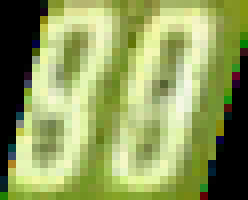
#> input picture assets/tests/Ultimate/-1 (14).png, 31 x 25 px, given in place of 100 (1).png, which was not available (shown 8 times larger)
$ python ultimate-detection.py
#> lines starting #> are read from the running program, lines starting #| are printed output that depends on the picture; pictures that were not available may be replaced by others from this repository, and a replacement may not be noted
#%%
import numpy as np
import cv2
from matplotlib import pyplot as plt
from os import listdir
from os.path import isfile, join
import seaborn as sns
import pytesseract

imgDir = "src/data/tests/Ultimate/"
onlyfiles = [f for f in listdir(imgDir) if isfile(join(imgDir, f))]


# [29 lines of commented-out code are left out]


import math
img1 = cv2.imread('src/data/tests/Ultimate/100 (1).png',0)          # queryImage
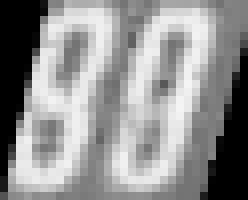
#> img1: shape (25, 31) (shown 8 times larger); min 0, max 244, mean 145.1
img2 = cv2.imread('src/data/tests/Ultimate/100 (2).png',0) # trainImage
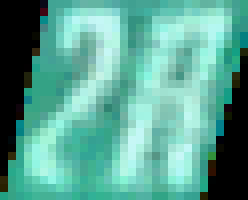
#> input picture assets/tests/Ultimate/-1 (3).png, 31 x 25 px, given in place of 100 (2).png, which was not available (shown 8 times larger)
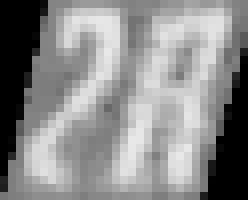
#> img2: shape (25, 31) (shown 8 times larger); min 0, max 232, mean 138.7


#%%
# Initiate feature detector
kaze = cv2.KAZE_create(extended=True, upright=True , threshold=1e-6)

# find the keypoints and descriptors with SIFT
kp1, des1 = kaze.detectAndCompute(img1,None)
#> kp1 = 6 keypoints; (x, y, size): (6, 12, 3.5), (22, 16, 5.7), (22, 14, 3.5), (13, 12, 3.5), (17, 7, 3.4), (20, 8, 3.5)
kp2, des2 = kaze.detectAndCompute(img2,None)
#> kp2 = 2 keypoints; (x, y, size): (23, 13, 3.5), (11, 17, 3.5)
# [8 lines of commented-out code are left out]

search_params = dict(checks = 50)

flann = cv2.FlannBasedMatcher(None, search_params)

matches = flann.knnMatch(des1,des2,k=2)
#> matches = 6 matches
MIN_MATCH_COUNT = math.floor(len(kp1)*.7)
#> MIN_MATCH_COUNT = 4
# store all the good matches as per Lowe's ratio test.
good = []
for m,n in matches:
    if m.distance < 0.7*n.distance:
        good.append(m)
#> this loop made 6 passes
#> after the loop, good = 6 matches
if len(good)>=MIN_MATCH_COUNT: # aiming for 70% probability of detection
    print("Ultimate detected!")
    draw_params = dict(matchColor = (0,255,0), # draw matches in green color
                   singlePointColor = None,
                   #matchesMask = matchesMask, # draw only inliers
                   flags = 2)
    img3 = cv2.drawMatches(img1,kp1,img2,kp2,good,None,**draw_params)
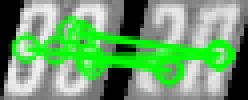
#> img3: shape (25, 62, 3) (shown 4 times larger); mean of channels 0, 1, 2 108.1, 162.7, 108.1; drawn as B, G, R
    plt.imshow(img3, 'gray'),plt.show()
else:
    print ("Not enough matches are found - %d/%d" % (len(good),MIN_MATCH_COUNT))
    matchesMask = None


#%%


def convertUltimateImgToText(img):
    plt.imshow(img);
    plt.show();
    img = cv2.cvtColor(img, cv2.COLOR_RGB2GRAY )

    plt.imshow(img);
    plt.show();

    srcTri = np.array( [[0, 0], [img.shape[1] - 1, 0], [0, img.shape[0] - 1]] ).astype(np.float32)
    dstTri = np.array( [[0, 0], [img.shape[1] - 1, 0], [img.shape[1]*0.19, img.shape[0] - 1]] ).astype(np.float32)
    warp_mat = cv2.getAffineTransform(srcTri, dstTri)
    img = cv2.warpAffine(img, warp_mat, (img.shape[1], img.shape[0]))
    plt.imshow(img);
    plt.show();

    thresh = 200
    maxValue = 255
    img = cv2.threshold(img, thresh, maxValue, cv2.THRESH_BINARY )[1]
    plt.imshow(img);
    plt.show();
    text = pytesseract.image_to_string(img, config="tessedit_write_images=true  digits", lang="Koverwatch")

    print("img ult text: '{}'".format(text))
    return text


def testUltimateParsing():

    imgDir = "src/data/tests/Ultimate/"
    onlyfiles = [f for f in listdir(imgDir) if isfile(join(imgDir, f)) and f.split(" ")[0]=="100"]

    TRUTH_imgs = []
    # Initiate feature detector
    kaze = cv2.KAZE_create(extended=True, upright=True , threshold=1e-6)


    search_params = dict(checks = 50)

    flann = cv2.FlannBasedMatcher(None, search_params)

    # test format: COLOR_expectedValue.png

    expected = {}
    testedValues = set();
    valueToIndex = {}
    valueLabels = []
    for src in onlyfiles:
        value  = src.split(" ")[0];
        expected[src] = (value == "100");
        if expected[src]: # those images will be used as truth values
            TRUTH_img = cv2.imread(join(imgDir, src),-1);
            TRUTH_kp, TRUTH_des = kaze.detectAndCompute(TRUTH_img,None)
            TRUTH_imgs.append((src, TRUTH_kp, TRUTH_des))

        if value not in testedValues:
            valueToIndex[src] = len(testedValues)
            testedValues.add(src)
            valueLabels.append(src)


    errors = np.zeros((len(testedValues),  2))
    # we consider 80% of the reference images must agree to consider a detection succesful.
    MIN_DETECTION_COUNT = math.floor(len(TRUTH_imgs) * .8)

    for src in expected.keys():
        TEST_img = cv2.imread('src/data/tests/Ultimate/'+src,-1);
        TEST_kp, TEST_des = kaze.detectAndCompute(TEST_img, None)
        value = 0
        for TRUTH_src, TRUTH_kp, TRUTH_des in TRUTH_imgs:
            matches = flann.knnMatch(TRUTH_des,TEST_des,k=2)
            MIN_MATCH_COUNT = math.floor(len(TRUTH_kp)*.8) # 70% des features de l'image de reference doivent coller.
            # store all the good matches as per Lowe's ratio test.
            good = []
            for m,n in matches:
                if m.distance < 0.7*n.distance:
                    good.append(m)
            # here we add 1 to value if the current reference img detects a ultimate
            value+= 1 if len(good)>=MIN_MATCH_COUNT else 0
        # here we consider the detection valid if enough reference images detected it
        value = value>=MIN_DETECTION_COUNT
        if value != expected[src]:
            errors[valueToIndex[src],  0 if value else 1] += 1


#> (the run stopped early here; a loop or call above may not have finished)
